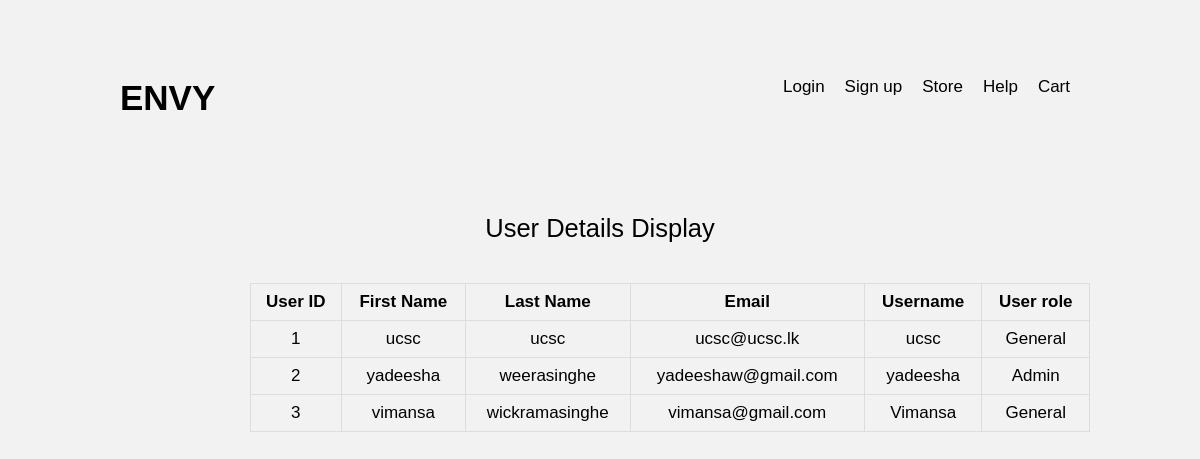
Page /userDispaly.php on the committed database.
### tables this page shows
CREATE TABLE IF NOT EXISTS `users` (
  `id` int(11) NOT NULL AUTO_INCREMENT,
  `fname` varchar(100) NOT NULL,
  `lname` varchar(100) NOT NULL,
  `email` varchar(100) NOT NULL,
  `username` varchar(100) NOT NULL,
  `pwd` varchar(100) NOT NULL,
  `role` int(11) NOT NULL DEFAULT '0',
  PRIMARY KEY (`id`)
);

### userDispaly.php (the view, shortened to what this page needs)
<?php
include_once("db/db.php");
$result= mysqli_query($con,"SELECT * FROM users");
?>
<!DOCTYPE html>
<html>
<head>
    <link rel="stylesheet" href="styleCRUD.css">
    <link rel="stylesheet" href="newstyles.css">
</head>
<body>
<header id="home" class="header">
        <?php include_once("nav.php");?>
        <br><br>
<center><h2>User Details Display</h2></center>
<br>
<br>
<table class="tabledisplayuser">
  <tr>
  <th>User ID</th>
    <th>First Name</th>
    <th>Last Name</th>
    <th>Email</th>
    <th>Username</th>
    <th>User role</th>
  </tr>
  <?php while($user_data = mysqli_fetch_array($result) ) : ?>
        <tr>
            <td><?php echo($user_data['id']);?></td>
            <td><?php echo($user_data['fname']);?></td>
            <td><?php echo($user_data['lname']);?></td>
            <td><?php echo($user_data['email']);?></td>
            <td><?php echo($user_data['username']);?></td>
            <td>
            <?php
                        if ($user_data['role'] == 1)  {
                        echo "Admin";
                        } else {
                        echo "General";
                        }
                    ?>
        </tr>
    <?php endwhile; ?>
</table>
</header>
</body>
</html>

### styleCRUD.css (style rules this page uses)
body { font-family: Arial, Helvetica, sans-serif; }
.tabledisplayuser { margin-left: 250px; font-family: arial, sans-serif; border-collapse: collapse; width: 70%; border-radius: 10%; }
td, th { border: 1px solid #dddddd; text-align: center; padding: 8px; }

### newstyles.css (style rules this page uses)
* { margin: 0; padding: 0; box-sizing: inherit; }
html { box-sizing: border-box; font-size: 62.5%; }
body { font-family: Arial, Helvetica, sans-serif; font-size: 17px; font-weight: 400; background-color: #fff; color: #000000; position: relative; z-index: 1; }
h1, h2, h3, h4 { font-weight: 500; }
.header { position: relative; width: 100%; min-height: 100vh; background-color: #f2f2f2; overflow: hidden; }
table { width: 100%; border-collapse: collapse; }
.cart-page td, th { border: 1px solid #dddddd; text-align: center; padding: 8px; }

### rows in the picture
users: id "1", fname "ucsc", lname "ucsc", email "ucsc@ucsc.lk", username "ucsc", role "General"
users: id "2", fname "yadeesha", lname "weerasinghe", email "yadeeshaw@gmail.com", username "yadeesha", role "Admin"
users: id "3", fname "vimansa", lname "wickramasinghe", email "vimansa@gmail.com", username "Vimansa", role "General"
